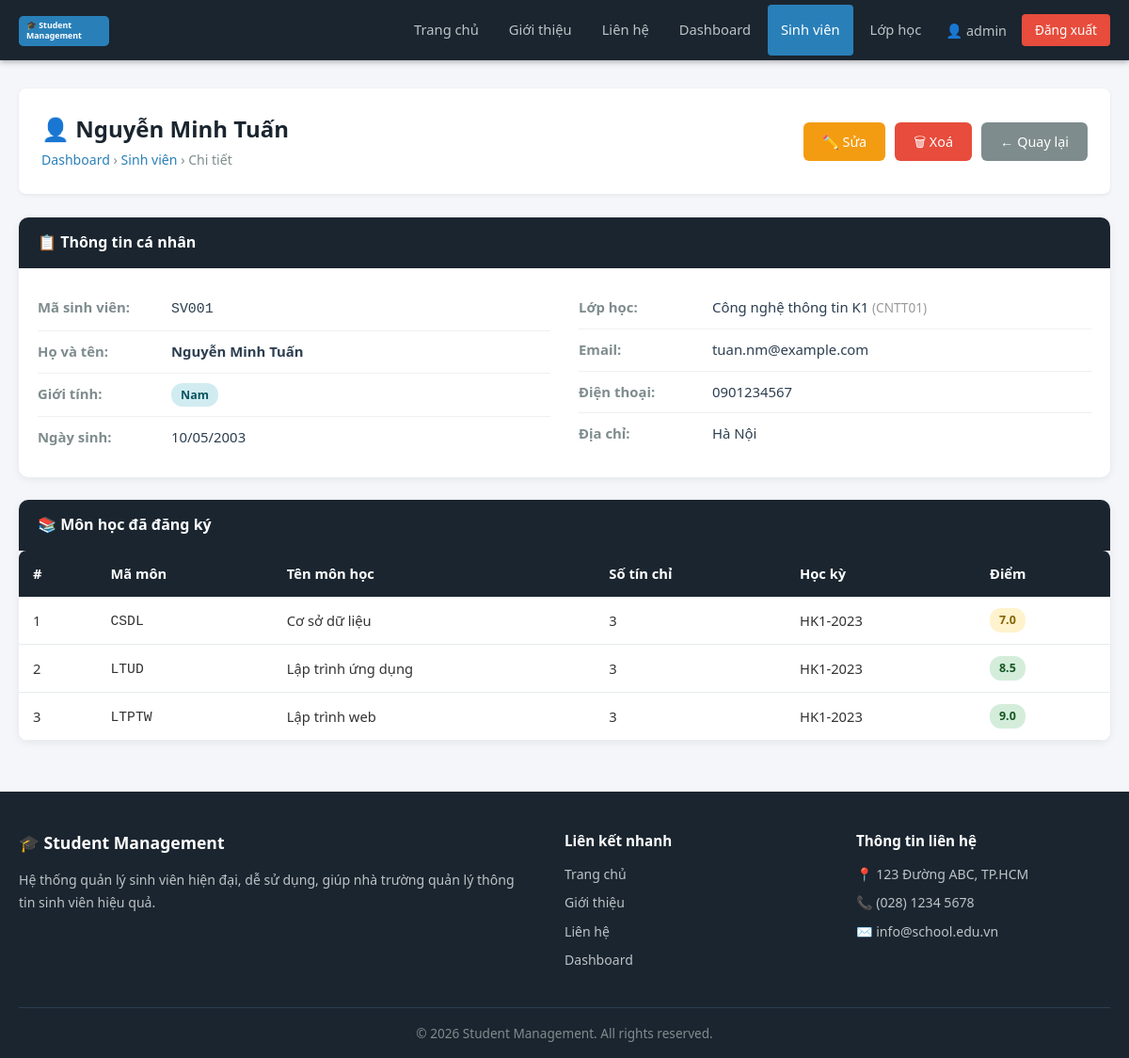
Page /students/view.php?id=1 (signed in) on the committed database.
### tables this page shows
CREATE TABLE IF NOT EXISTS students (
    id INT AUTO_INCREMENT PRIMARY KEY,
    student_code VARCHAR(20) NOT NULL UNIQUE,
    full_name VARCHAR(100) NOT NULL,
    email VARCHAR(100) UNIQUE,
    phone VARCHAR(15),
    gender ENUM('Nam', 'Nữ', 'Khác') DEFAULT 'Nam',
    birthday DATE,
    address TEXT,
    class_id INT,
    created_at DATETIME DEFAULT CURRENT_TIMESTAMP,
    CONSTRAINT fk_students_class FOREIGN KEY (class_id) REFERENCES classes(id) ON DELETE SET NULL ON UPDATE CASCADE
);

CREATE TABLE IF NOT EXISTS classes (
    id INT AUTO_INCREMENT PRIMARY KEY,
    class_code VARCHAR(20) NOT NULL UNIQUE,
    class_name VARCHAR(100) NOT NULL,
    teacher VARCHAR(100),
    description TEXT,
    created_at DATETIME DEFAULT CURRENT_TIMESTAMP
);

CREATE TABLE IF NOT EXISTS enrollments (
    id INT AUTO_INCREMENT PRIMARY KEY,
    student_id INT NOT NULL,
    subject_id INT NOT NULL,
    semester VARCHAR(20) NOT NULL,
    grade DECIMAL(4,2) DEFAULT NULL,
    created_at DATETIME DEFAULT CURRENT_TIMESTAMP,
    UNIQUE KEY uq_enrollment (student_id, subject_id, semester),
    CONSTRAINT fk_enroll_student FOREIGN KEY (student_id) REFERENCES students(id) ON DELETE CASCADE ON UPDATE CASCADE,
    CONSTRAINT fk_enroll_subject FOREIGN KEY (subject_id) REFERENCES subjects(id) ON DELETE CASCADE ON UPDATE CASCADE
);

CREATE TABLE IF NOT EXISTS subjects (
    id INT AUTO_INCREMENT PRIMARY KEY,
    subject_code VARCHAR(20) NOT NULL UNIQUE,
    subject_name VARCHAR(100) NOT NULL,
    credits TINYINT UNSIGNED NOT NULL DEFAULT 3,
    description TEXT,
    created_at DATETIME DEFAULT CURRENT_TIMESTAMP
);

### students/view.php (the view, shortened to what this page needs)
<?php
require_once '../config/config.php';
$id = intval($_GET['id'] ?? 0);
$stmt = $conn->prepare(
    "SELECT s.*, c.class_name, c.class_code
     FROM students s
     LEFT JOIN classes c ON s.class_id = c.id
     WHERE s.id = ?"
);
$stmt->bind_param('i', $id);
$stmt->execute();
$student = $stmt->get_result()->fetch_assoc();
$enrollments = $conn->prepare(
    "SELECT e.semester, e.grade, sub.subject_code, sub.subject_name, sub.credits
     FROM enrollments e
     JOIN subjects sub ON e.subject_id = sub.id
     WHERE e.student_id = ?
     ORDER BY e.semester DESC, sub.subject_name"
);
$enrollments->bind_param('i', $id);
$enrollments->execute();
$enrollResult = $enrollments->get_result();
include '../includes/header.php';
include '../includes/navbar.php';
?>
<div class="main-content">
    <div class="page-header">
        <div>
            <h1>👤 <?php echo htmlspecialchars($student['full_name'], ENT_QUOTES, 'UTF-8'); ?></h1>
            <span class="breadcrumb">
                <a href="<?php echo SITE_URL; ?>/dashboard.php">Dashboard</a> &rsaquo;
                <a href="<?php echo SITE_URL; ?>/students/index.php">Sinh viên</a> &rsaquo;
                Chi tiết
            </span>
        </div>
        <div style="display:flex;gap:10px;">
            <a href="edit.php?id=<?php echo $id; ?>" class="btn btn-warning">✏️ Sửa</a>
            <a href="delete.php?id=<?php echo $id; ?>"
               class="btn btn-danger confirm-delete"
               data-name="<?php echo htmlspecialchars($student['full_name'], ENT_QUOTES, 'UTF-8'); ?>">🗑 Xoá</a>
            <a href="index.php" class="btn btn-secondary">← Quay lại</a>
        </div>
    </div>
    <div class="card">
        <div class="card-header">📋 Thông tin cá nhân</div>
        <div class="card-body">
            <div class="student-detail-grid">
                <div>
                    <div class="detail-row">
                        <span class="detail-label">Mã sinh viên:</span>
                        <span class="detail-value"><code><?php echo htmlspecialchars($student['student_code'], ENT_QUOTES, 'UTF-8'); ?></code></span>
                    </div>
                    <div class="detail-row">
                        <span class="detail-label">Họ và tên:</span>
                        <span class="detail-value"><strong><?php echo htmlspecialchars($student['full_name'], ENT_QUOTES, 'UTF-8'); ?></strong></span>
                    </div>
                    <div class="detail-row">
                        <span class="detail-label">Giới tính:</span>
                        <span class="detail-value">
                            <?php if ($student['gender'] === 'Nam'): ?>
                                <span class="badge badge-info">Nam</span>
                            <?php elseif ($student['gender'] === 'Nữ'): ?>
                                <span class="badge badge-warning">Nữ</span>
                            <?php else: ?>
                                <span class="badge badge-primary"><?php echo htmlspecialchars($student['gender'] ?? '', ENT_QUOTES, 'UTF-8'); ?></span>
                            <?php endif; ?>
                        </span>
                    </div>
                    <div class="detail-row">
                        <span class="detail-label">Ngày sinh:</span>
                        <span class="detail-value">
                            <?php echo $student['birthday'] ? date('d/m/Y', strtotime($student['birthday'])) : '—'; ?>
                        </span>
                    </div>
                </div>
                <div>
                    <div class="detail-row">
                        <span class="detail-label">Lớp học:</span>
                        <span class="detail-value">
                            <?php if ($student['class_name']): ?>
                                <?php echo htmlspecialchars($student['class_name'], ENT_QUOTES, 'UTF-8'); ?>
                                <span style="color:#999;font-size:0.85rem;">(<?php echo htmlspecialchars($student['class_code'], ENT_QUOTES, 'UTF-8'); ?>)</span>
                            <?php else: ?>
                                <span style="color:#999;">Chưa xếp lớp</span>
                            <?php endif; ?>
                        </span>
                    </div>
                    <div class="detail-row">
                        <span class="detail-label">Email:</span>
                        <span class="detail-value"><?php echo htmlspecialchars($student['email'] ?? '—', ENT_QUOTES, 'UTF-8'); ?></span>
                    </div>
                    <div class="detail-row">
                        <span class="detail-label">Điện thoại:</span>
                        <span class="detail-value"><?php echo htmlspecialchars($student['phone'] ?? '—', ENT_QUOTES, 'UTF-8'); ?></span>
                    </div>
                    <div class="detail-row">
                        <span class="detail-label">Địa chỉ:</span>
                        <span class="detail-value"><?php echo htmlspecialchars($student['address'] ?? '—', ENT_QUOTES, 'UTF-8'); ?></span>
                    </div>
                </div>
            </div>
        </div>
    </div>
    <div class="card">
        <div class="card-header">📚 Môn học đã đăng ký</div>
        <div class="card-body" style="padding:0">
            <div class="table-responsive">
                <table>
                    <thead>
                        <tr>
                            <th>#</th>
                            <th>Mã môn</th>
                            <th>Tên môn học</th>
                            <th>Số tín chỉ</th>
                            <th>Học kỳ</th>
                            <th>Điểm</th>
                        </tr>
                    </thead>
                    <tbody>
                        <?php if ($enrollResult->num_rows > 0): ?>
                            <?php $i = 1; while ($row = $enrollResult->fetch_assoc()): ?>
                            <tr>
                                <td><?php echo $i++; ?></td>
                                <td><code><?php echo htmlspecialchars($row['subject_code'], ENT_QUOTES, 'UTF-8'); ?></code></td>
                                <td><?php echo htmlspecialchars($row['subject_name'], ENT_QUOTES, 'UTF-8'); ?></td>
                                <td><?php echo $row['credits']; ?></td>
                                <td><?php echo htmlspecialchars($row['semester'], ENT_QUOTES, 'UTF-8'); ?></td>
                                <td>
                                    <?php if ($row['grade'] !== null): ?>
                                        <?php
                                            $grade = floatval($row['grade']);
                                            $cls   = ($grade >= 8) ? 'badge-success' : (($grade >= 5) ? 'badge-warning' : 'badge-danger');
                                        ?>
                                        <span class="badge <?php echo $cls; ?>"><?php echo number_format($grade, 1); ?></span>
                                    <?php else: ?>
                                        <span style="color:#999;">Chưa có</span>
                                    <?php endif; ?>
                                </td>
                            </tr>
                            <?php endwhile; ?>
                        <?php endif; ?>
                    </tbody>
                </table>
            </div>
        </div>
    </div>
</div>
<?php include '../includes/footer.php'; ?>

### css/base.css (style rules this page uses)
:root { --color-primary: #2980b9; --color-dark: #1a252f; --color-secondary: #7f8c8d; --color-danger: #e74c3c; --color-success: #27ae60; --color-warning: #f39c12; --color-bg: #f5f6fa; --color-border: #e8ecef; --color-text: #333; --color-text-light: #2c3e50; --color-white: #fff; --radius: 6px; --radius-lg: 10px; --shadow: 0 2px 8px rgba(0,0,0,0.07); }
*, *::before, *::after { box-sizing: border-box; margin: 0; padding: 0; }
html { scroll-behavior: smooth; }
a { color: var(--color-primary); text-decoration: none; }
body { font-family: 'Segoe UI', Tahoma, Geneva, Verdana, sans-serif; font-size: 16px; line-height: 1.6; color: var(--color-text); background-color: var(--color-bg); display: flex; flex-direction: column; min-height: 100vh; }
.main-content { flex: 1; padding: 30px 20px; max-width: 1200px; margin: 0 auto; width: 100%; }
.btn { display: inline-block; padding: 9px 20px; border: none; border-radius: var(--radius); cursor: pointer; font-size: 0.9rem; font-weight: 500; text-align: center; transition: background 0.2s, transform 0.1s; text-decoration: none; }
.btn-warning { background: var(--color-warning); color: var(--color-white); }
.btn-danger { background: var(--color-danger); color: var(--color-white); }
.btn-secondary { background: var(--color-secondary); color: var(--color-white); }
.badge { display: inline-block; padding: 3px 10px; border-radius: 12px; font-size: 0.78rem; font-weight: 600; }
.badge-success { background: #d4edda; color: #155724; }
.badge-warning { background: #fff3cd; color: #856404; }
.badge-info { background: #d1ecf1; color: #0c5460; }

### css/style.css (style rules this page uses)
.page-header { background: var(--color-white); border-bottom: 1px solid var(--color-border); padding: 24px; margin-bottom: 24px; border-radius: 8px; display: flex; align-items: center; justify-content: space-between; flex-wrap: wrap; gap: 12px; box-shadow: 0 1px 4px rgba(0,0,0,0.06); }
.page-header h1 { font-size: 1.5rem; color: var(--color-dark); }
.page-header .breadcrumb { color: var(--color-secondary); font-size: 0.88rem; }
.page-header .breadcrumb a { color: var(--color-primary); }
.card { background: var(--color-white); border-radius: var(--radius-lg); box-shadow: var(--shadow); overflow: hidden; margin-bottom: 24px; }
.card-header { background: var(--color-dark); color: var(--color-white); padding: 14px 20px; font-weight: 600; font-size: 1rem; display: flex; align-items: center; justify-content: space-between; }
.card-body { padding: 20px; }
.table-responsive { overflow-x: auto; border-radius: 8px; }
table { width: 100%; border-collapse: collapse; font-size: 0.92rem; background: var(--color-white); }
thead tr { background: var(--color-dark); color: var(--color-white); }
thead th { padding: 13px 15px; text-align: left; font-weight: 600; white-space: nowrap; }
tbody tr { border-bottom: 1px solid var(--color-border); transition: background 0.15s; }
tbody td { padding: 12px 15px; vertical-align: middle; }
.student-detail-grid { display: grid; grid-template-columns: 1fr 1fr; gap: 30px; }
.detail-row { display: flex; gap: 12px; padding: 10px 0; border-bottom: 1px solid #f0f0f0; font-size: 0.93rem; }
.detail-row:last-child { border-bottom: none; }
.detail-label { font-weight: 600; color: var(--color-secondary); min-width: 130px; flex-shrink: 0; }
.detail-value { color: var(--color-text-light); }

### rows in the picture
students: full_name "Nguyễn Minh Tuấn", student_code "SV001", birthday "10/05/2003", class.class_name "Công nghệ thông tin K1", class.class_code "CNTT01", email "tuan.nm@example.com", phone "0901234567", address "Hà Nội"
enrollments: subject.subject_code "CSDL", subject.subject_name "Cơ sở dữ liệu", subject.credits "3", semester "HK1-2023", grade "7.0"
enrollments: subject.subject_code "LTUD", subject.subject_name "Lập trình ứng dụng", subject.credits "3", semester "HK1-2023", grade "8.5"
enrollments: subject.subject_code "LTPTW", subject.subject_name "Lập trình web", subject.credits "3", semester "HK1-2023", grade "9.0"

### other values in the picture
$_SESSION['username'] "admin"
SITE_NAME "Student Management"
